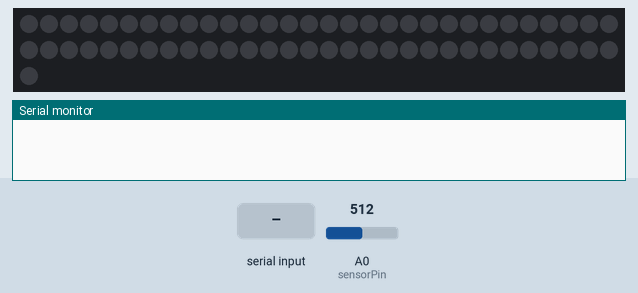
Bench run of a sketch on a simulated Arduino Mega 2560, built with avr-gcc and run on an emulated ATmega2560. Shown: 61 RGB LEDs in strip order, left to right, continuing on the next row, the last lines printed to the serial monitor. Inputs (shaded band) come from the test bench; at power-on: A0 (sensorPin) = 512.

Above: at 1.2 s.
1.3 s: "g" received over the second serial link
At 3.0 s:
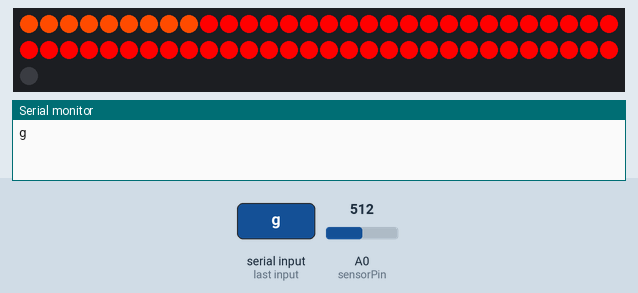
3.2 s: "f" received over the second serial link
Timing chart, 0 to 6.2 s (numbered marks = the images above; inputs shaded):
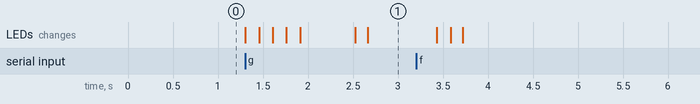

The sketch:

LED_arduinoMEGA.ino
```cpp
#include <Adafruit_NeoPixel.h>

#define PIN 6

Adafruit_NeoPixel strip = Adafruit_NeoPixel(61, PIN, NEO_GRB + NEO_KHZ800); //61:nb de LEDs

int i=0;
int j=0;


// Clignotants
char message = "";
char clignotant = "";


// Feu luminosite
const int sensorPin = A0;


// Feu accelerometre
char feu = "";


// Phare
char ancien_etat = "";
char etat = "";


void setup() {

  Serial3.begin(38400);
  Serial.begin(9600);

  strip.begin();
  strip.show();

}


void loop() {

// Clingotants
  if(Serial3.available()){
    message = Serial3.read();
    Serial.println(message);
  }


  // Feu/Phare luminosite

  int valeur = analogRead(sensorPin);
  //Serial.println(valeur);


  ancien_etat = etat;

  if(valeur<=700){
    etat = 'n';
  }

  else{
     etat = 'j';
  }

  if(ancien_etat!=etat){
    //Serial.println(etat);
    Serial3.write(etat);
  }


  if(message == 'e'){
    clignotant = 'e';
  }

  else if(message == 'g'){
    clignotant = 'g';
  }

  else if(message == 'd'){
    clignotant = 'd';
  }


//Cas nuit:

  if(clignotant=='e' && etat=='n'){
    strip.setPixelColor(i,255,0,0);
    strip.show();
    i++;
    if(i==60){  //reinitialisation de i a 0 pour pouvoir remplir les autres conditions
      i=0;
    }
  }


  if(clignotant=='g' && etat=='n'){
    if( i < 8 ){
      j=8-i;
      strip.setPixelColor(i,255,75,0);
      strip.setPixelColor(j,255,75,0);
      strip.show();
      delay(150);
    }
    else{
      strip.setPixelColor(i,255,0,0);
      strip.show();
    }
    i++;
    if(i==60){
      i=0;
    }
  }

  if(clignotant=='d' && etat=='n'){
    if( 18 <= i && i < 27){
        j=44-i;
        strip.setPixelColor(i,255,75,0);
        strip.setPixelColor(j,255,75,0);
        strip.show();
        delay(150);
    }
    else{
      strip.setPixelColor(i,255,0,0);
      strip.show();
    }
    i++;
    if(i==60){
      i=0;
    }
  }


// Feu accelerometre
  if(message == 'f'){
    feu = 'f';
  }

  else if(message == 'a'){
    feu = 'a';
  }


  if(feu=='f'){   // si l'hc05 envoie 'f' c'est qu'on freine donc on allume la led rouge (le feu)
    strip.setPixelColor(i,255,0,0);
    strip.show();
    i++;
  }

  else if(feu=='a'){  //si on reçoit 'a', on l'éteint
  }


}
```

Measured:
- after the input at 1.3 s, the LEDs: first change at once (image 1 shows a later state)
